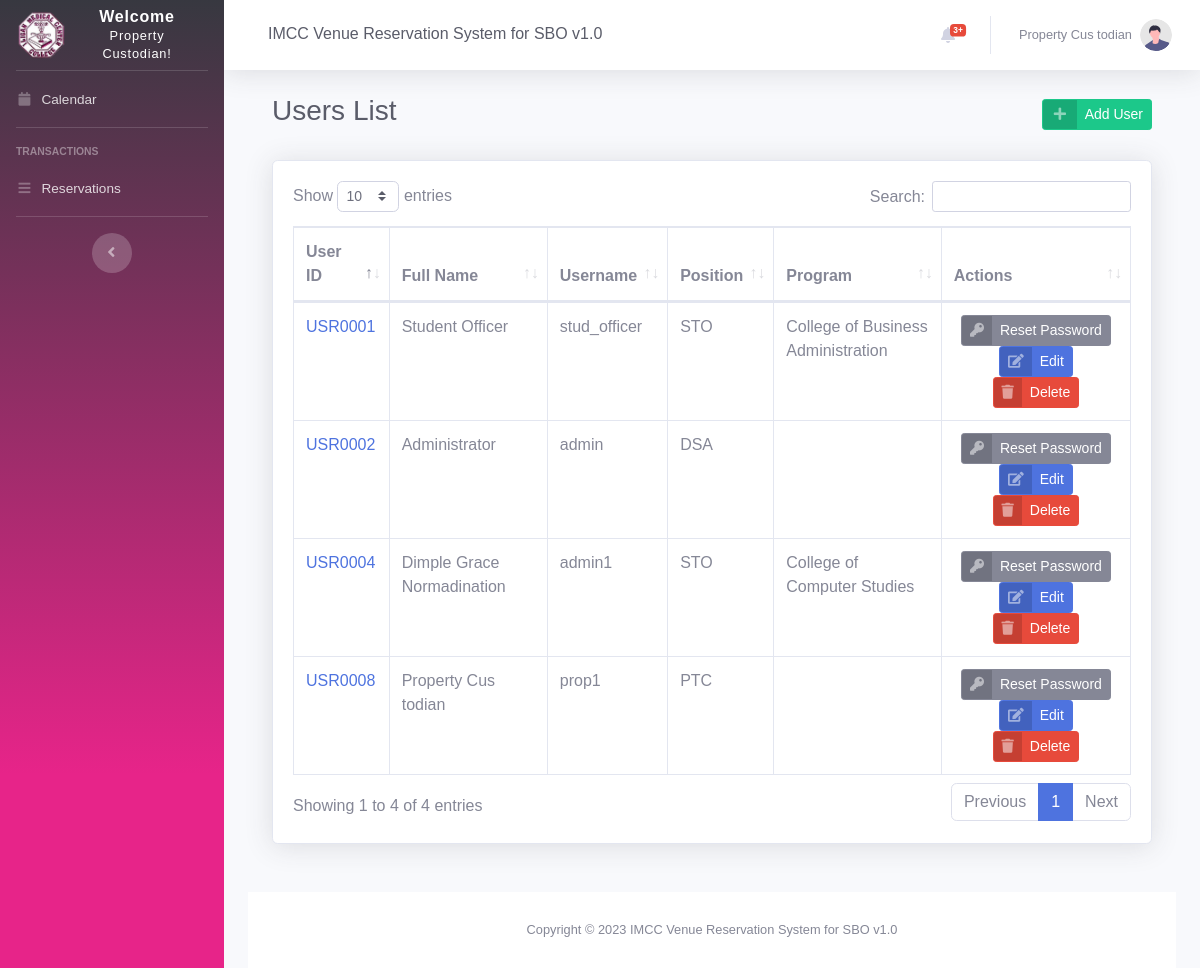
Screenshot of /users.php (signed in) with the database file from the repository.
### tables this page shows
CREATE TABLE `users` (
  `id` int(11) NOT NULL,
  `userID` varchar(25) NOT NULL,
  `first_name` varchar(255) NOT NULL,
  `middle_name` varchar(255) DEFAULT NULL,
  `last_name` varchar(255) DEFAULT NULL,
  `contact` varchar(15) DEFAULT NULL,
  `username` varchar(255) NOT NULL,
  `password` varchar(255) NOT NULL,
  `change_pass` tinyint(1) NOT NULL DEFAULT 0,
  `position` varchar(50) NOT NULL,
  `programID` int(11) DEFAULT NULL,
  `dateAdded` datetime NOT NULL DEFAULT current_timestamp(),
  `dateUpdated` datetime DEFAULT NULL
);

CREATE TABLE `program` (
  `id` int(11) NOT NULL,
  `programID` varchar(15) DEFAULT NULL,
  `name` varchar(255) DEFAULT NULL,
  `color` varchar(15) DEFAULT NULL,
  `incharge_organization` varchar(255) DEFAULT NULL,
  `dateAdded` datetime NOT NULL DEFAULT current_timestamp(),
  `dateUpdated` datetime DEFAULT NULL
);

### users.php (the view, shortened to what this page needs)
<?php
include 'settings/system.php';
include 'settings/header.php';
include "settings/sidebar.php";
include 'settings/topbar.php';
?>
<div class="container-fluid">
    <div class="d-sm-flex align-items-center justify-content-between mb-4">
        <div class="container-fluid">
            <div class="d-sm-flex align-items-center justify-content-between mb-4">
                <h1 class="h3 mb-2 text-gray-800">Users List</h1>
                <a href="user_add.php" class="btn btn-success btn-icon-split btn-sm keychainify-checked">
                    <span class="icon text-white-50">
                        <i class="fas fa-fw fa-plus"></i>
                    </span>
                    <span class="text">Add User</span>
                </a>
            </div>
            <div class="card shadow mb-4">
                <div class="card-body">
                    <div class="table-responsive">
                        <table class="table table-bordered table-hovered" id="dataTable" width="100%" cellspacing="0">
                            <thead>
                                <tr>
                                    <th>User ID</th>
                                    <th>Full Name</th>
                                    <th>Username</th>
                                    <th>Position</th>
                                    <th>Program</th>
                                    <th>Actions</th>
                                </tr>
                            </thead>
                            <tbody>
                                <?php
                                $users = $db->query("SELECT A.*,B.name as prg_name FROM `users` as A LEFT JOIN `program` as B ON A.programID = B.id ORDER BY A.last_name ASC");
                                $row_users = $users->fetchAll(PDO::FETCH_OBJ);
                                foreach ($row_users as $row) {
                                ?>
                                    <tr>
                                        <td><?= '<a href="user_edit.php?id='.$row->id.'">' . $row->userID. '</a>'; ?></td>
                                        <td><?= $row->first_name.' '.$row->middle_name.' '.$row->last_name ?></td>
                                        <td><?= $row->username; ?></td>
                                        <td><?= $row->position; ?></td>
                                        <td><?= $row->prg_name; ?></td>
                                        <td align="center">
                                        <a href="user_resetpassword.php?id=<?php echo $row->id; ?>" onclick="return confirm('Are you sure you want to reset the password for this user?')" class="btn btn-secondary btn-icon-split btn-sm keychainify-checked">
                                                <span class="icon text-white-50">
                                                    <i class="fas fa-key"></i>
                                                </span>
                                                <span class="text">Reset Password</span>
                                            </a>
                                            <a href="user_edit.php?id=<?php echo $row->id; ?>" class="btn btn-primary btn-icon-split btn-sm keychainify-checked">
                                                <span class="icon text-white-50">
                                                    <i class="fas fa-edit"></i>
                                                </span>
                                                <span class="text">Edit</span>
                                            </a>
                                            <a href="user_delete.php?id=<?php echo $row->id; ?>" onclick="return confirm('Are you sure you want to delete this user?')" class="btn btn-danger btn-icon-split btn-sm keychainify-checked">
                                                <span class="icon text-white-50">
                                                    <i class="fas fa-trash"></i>
                                                </span>
                                                <span class="text">Delete</span>
                                            </a>
                                        </td>
                                    </tr>
                                <?php } ?>
                            </tbody>
                        </table>
                    </div>
                </div>
            </div>
        </div>
    </div>
    <?php include 'settings/footer.php'; ?>

### rows the page displays
users: userID "USR0002", first_name "Administrator", username "admin", position "DSA"
users: userID "USR0001", first_name "Student Officer", username "stud_officer", position "STO", programID.name "College of Business Administration"
users: userID "USR0004", first_name "Dimple", middle_name "Grace", last_name "Normadination", username "admin1", position "STO", programID.name "College of Computer Studies"
users: userID "USR0008", first_name "Property", middle_name "Cus", last_name "todian", username "prop1", position "PTC"

### other values shown
NAME_ "IMCC Venue Reservation System for SBO v1.0"
$_SESSION['name'] "Property Cus todian"
